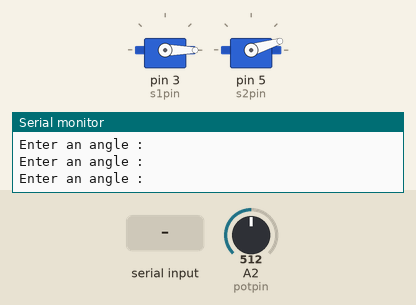
Recording of a sketch running on a simulated Arduino Uno, built with avr-gcc and run on an emulated ATmega328P. Shown: 2 × servo, the last lines printed to the serial monitor. Inputs (shaded band) come from the test bench; at power-on: A2 (potpin) = 512.

Above: at 1.2 s.
1.3 s: "90,45\n" received over Serial
At 1.9 s:
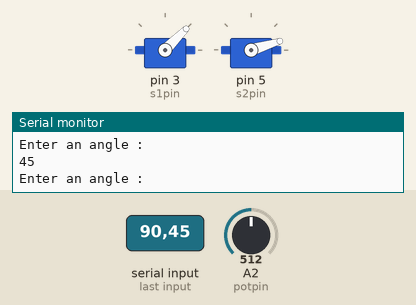
2.8 s: A2 (potpin) set to 716
At 3.4 s:
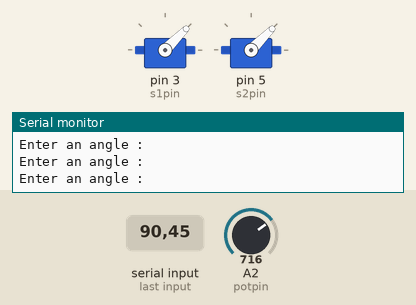
4.3 s: "30,150\n" received over Serial
At 5.5 s:
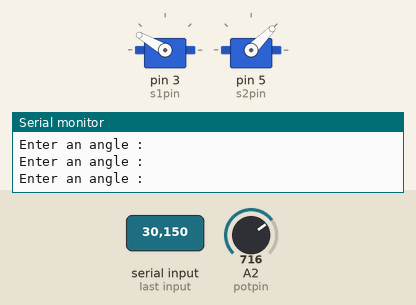
5.8 s: "90\n" received over Serial
At 6.4 s:
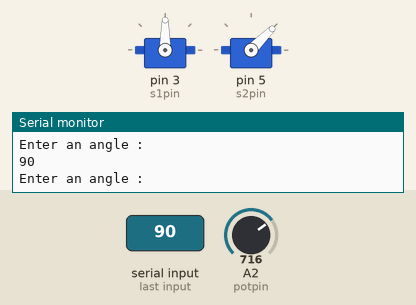
7.3 s: "5\n" received over Serial
At 8.5 s:
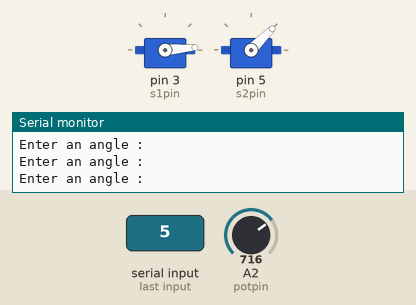
8.8 s: "200\n" received over Serial
At 9.2 s:
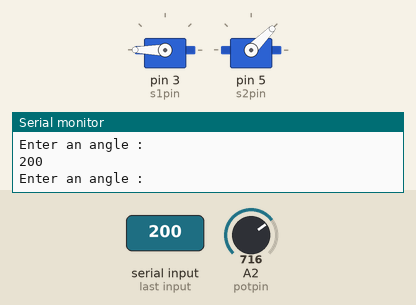
Timing chart, 0 to 11.3 s (numbered marks = the images above; inputs shaded):
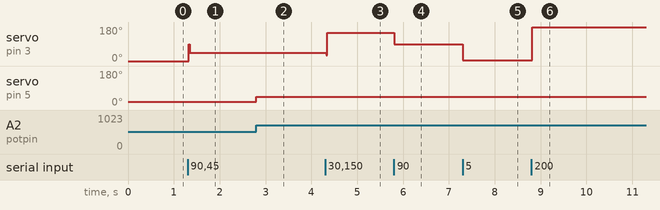

The sketch:

2_servo_pot_and_sonic1__1_.ino
```cpp
// C++ code
#include<Servo.h>

Servo s;
Servo s1;


int potpin=A2;
int s1pin=3;
int s2pin=5;
int trigpin=9;
int echopin=8;
int potval=0;
int angle=0;
void setup()
{
  pinMode(A2, INPUT);
  pinMode(trigpin, OUTPUT);
  pinMode(echopin, INPUT);
  s.attach(s1pin);
  s1.attach(s2pin);
  Serial.begin(9600);
  s.write(0);
  s1.write(0);
}

void loop()
{
  potval=analogRead(potpin);
  s1.write(map(potval,0,255,0,360));
  Serial.println("Enter an angle :");
  if(Serial.available()>0){

    angle=Serial.parseInt();

    if(angle>0){
      Serial.println(angle);

      s.write(angle);

    }


  }
}
```

Measured:
- after the input at 1.3 s, servo on pin 3 (s1pin): 0° → 45° at once
- after the input at 2.8 s, servo on pin 5 (s2pin): 17° → 45° at once
- after the input at 4.3 s, servo on pin 3 (s1pin): 45° → 150° at once
- after the input at 5.8 s, servo on pin 3 (s1pin): 150° → 90° at once
- after the input at 7.3 s, servo on pin 3 (s1pin): 90° → 5° at once
- after the input at 8.8 s, servo on pin 3 (s1pin): 5° → 180° at once
